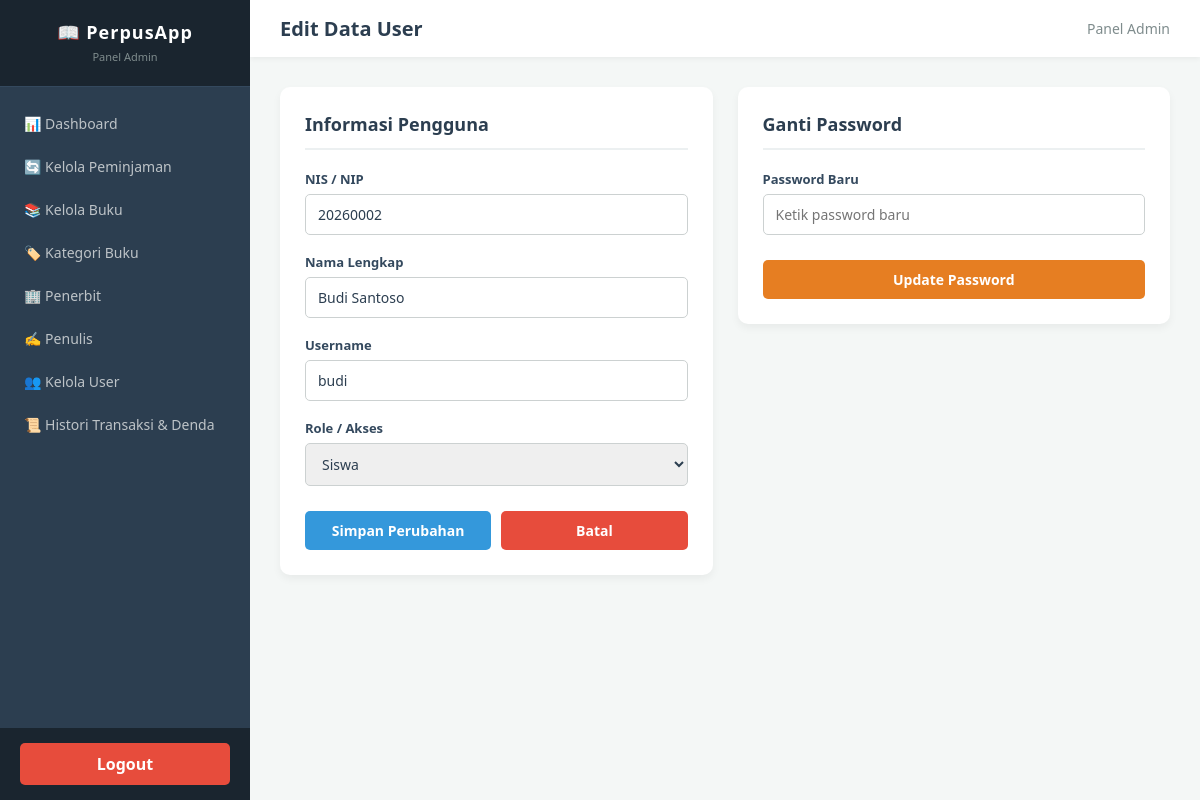
The app's page /CONTROLLER/c_user.php?aksi=edit&id_user=2 with its own data.
### tables this page shows
CREATE TABLE `users` (
  `id_user` int NOT NULL,
  `nis_nip` int NOT NULL,
  `nama_lengkap` varchar(50) NOT NULL,
  `username` varchar(50) NOT NULL,
  `password` varchar(200) NOT NULL,
  `role` enum('admin','siswa') NOT NULL DEFAULT 'siswa'
);

### MODEL/m_koneksi.php (called while the page is built, shortened)
<?php
class Koneksi
{
    private $host = "localhost";
    private $username = "root";
    private $pass = "";
    private $dbname = "db_perpustakaan";
    public $koneksi;
    public function __construct()
    {
        $this->koneksi = mysqli_connect(
            $this->host,
            $this->username,
            $this->pass,
            $this->dbname
        );
        $this->koneksi->set_charset("utf8mb4");
    }
    public function getKoneksi()
    {
        return $this->koneksi;
    }
}

### MODEL/m_users.php (called while the page is built, shortened)
<?php
require_once 'm_koneksi.php';
class Users
{
    private $koneksi;
    public function __construct()
    {
        $db = new Koneksi();
        $this->koneksi = $db->getKoneksi();
    }
    public function getById($id_user)
    {
        $stmt = $this->koneksi->prepare(
            "SELECT * FROM users WHERE id_user = ?"
        );
        $stmt->bind_param("i", $id_user);
        $stmt->execute();
        return $stmt->get_result()->fetch_assoc();
    }
}
?>

### VIEW/ADMIN/editUser.php (the view, shortened to what this page needs)
<?php
require_once __DIR__ . "/../../MODEL/m_users.php";
?>
<!DOCTYPE html>
<html lang="id">
<head>
</head>
<body>
    <?php include __DIR__ . "/../TEMPLATE/SideBarAdmin.php"; ?>
    <div class="main-content">
        <div class="topbar">
            <h2>Edit Data User</h2>
            <div style="font-size: 14px; color: #7f8c8d;">Panel Admin</div>
        </div>
        <div class="container">
            <div class="form-grid">
                <div class="card">
                    <div class="card-header">
                        <h3>Informasi Pengguna</h3>
                    </div>
                    <form action="/Aplikasi Peminjaman Buku/CONTROLLER/c_user.php?aksi=update" method="POST">
                        <div class="form-group">
                            <label for="nis_nip">NIS / NIP</label>
                            <input type="text" id="nis" name="nis" class="form-control" value="<?= htmlspecialchars($dataUser['nis_nip']) ?>" placeholder="Masukkan NIS/NIP">
                        </div>
                        <div class="form-group">
                            <label for="nama_lengkap">Nama Lengkap</label>
                            <input type="text" id="nama_lengkap" name="nama_lengkap" class="form-control" value="<?= htmlspecialchars($dataUser['nama_lengkap']) ?>" required>
                        </div>
                        <div class="form-group">
                            <label for="username">Username</label>
                            <input type="text" id="username" name="username" class="form-control" value="<?= htmlspecialchars($dataUser['username']) ?>" required>
                        </div>
                        <div class="form-group">
                            <label for="role">Role / Akses</label>
                            <select id="role" name="role" class="form-control" required>
                                <option value="siswa" <?= ($dataUser['role'] === 'siswa') ? 'selected' : '' ?>>Siswa</option>
                            </select>
                        </div>
                        <div class="action-group">
                            <button type="submit" class="btn btn-submit">Simpan Perubahan</button>
                            <a href="../VIEW/ADMIN/daftarUser.php" class="btn btn-cancel">Batal</a>
                        </div>
                    </form>
                </div>
                <div class="card" style="height: fit-content;">
                    <div class="card-header">
                        <h3>Ganti Password</h3>
                    </div>
                    <form action="/Aplikasi Peminjaman Buku/CONTROLLER/c_user.php?aksi=updatePassword" method="POST">
                        <div class="form-group">
                            <label for="password">Password Baru</label>
                            <input type="password" id="password" name="password" class="form-control" placeholder="Ketik password baru" required>
                        </div>
                        <div style="margin-top: 25px;">
                            <button type="submit" class="btn btn-warning">Update Password</button>
                        </div>
                    </form>
                </div>
            </div>
        </div>
    </div>
</body>
</html>

### VIEW/ADMIN/editUser.php (style rules this page uses)
* { box-sizing: border-box; margin: 0; padding: 0; font-family: 'Segoe UI', Tahoma, Geneva, Verdana, sans-serif; }
body { background-color: #f4f7f6; color: #333; display: flex; min-height: 100vh; }
.main-content { flex: 1; display: flex; flex-direction: column; overflow: hidden; }
.topbar { background-color: #fff; padding: 15px 30px; box-shadow: 0 2px 5px rgba(0,0,0,0.05); display: flex; justify-content: space-between; align-items: center; }
.topbar h2 { font-size: 20px; color: #2c3e50; }
.container { padding: 30px; flex: 1; overflow-y: auto; }
.form-grid { display: grid; grid-template-columns: repeat(auto-fit, minmax(320px, 1fr)); gap: 25px; max-width: 1000px; }
.card { background: #ffffff; padding: 25px; border-radius: 10px; box-shadow: 0 4px 8px rgba(0, 0, 0, 0.05); }
.card-header { border-bottom: 2px solid #ecf0f1; padding-bottom: 12px; margin-bottom: 20px; }
.card-header h3 { color: #2c3e50; font-size: 18px; }
.form-group { margin-bottom: 18px; }
.form-group label { display: block; font-weight: 600; margin-bottom: 6px; color: #34495e; font-size: 13px; }
.form-control { width: 100%; padding: 10px 12px; border: 1px solid #ccd1d1; border-radius: 5px; font-size: 14px; color: #2c3e50; transition: all 0.3s ease; }
.action-group { display: flex; gap: 10px; margin-top: 25px; }
.btn { padding: 10px 18px; border: none; border-radius: 5px; font-size: 14px; font-weight: bold; cursor: pointer; text-align: center; text-decoration: none; transition: background 0.3s ease; }
.btn-submit { background-color: #3498db; color: white; flex: 1; }
.btn-warning { background-color: #e67e22; color: white; width: 100%; }
.btn-cancel { background-color: #e74c3c; color: white; flex: 1; }

### records on screen
users: nis "20260002", nama_lengkap "Budi Santoso", username "budi", role "Siswa"
